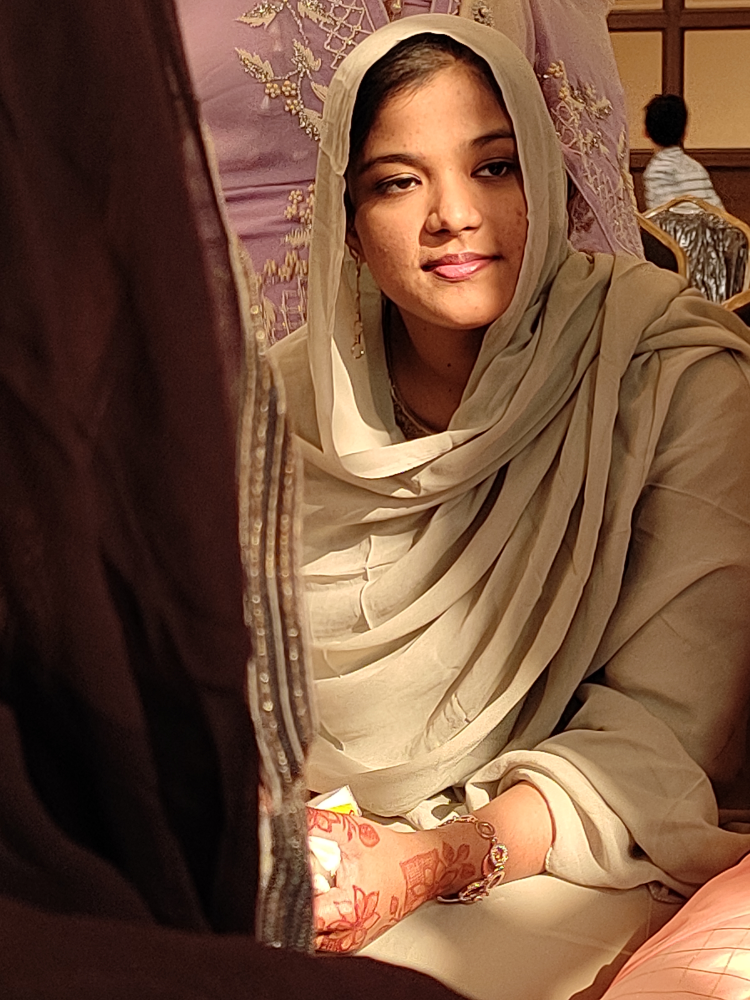
#> input picture backend/uploads/ADJH6543.JPEG, 3000 x 4000 px (shown at 1/4 size)
$ python -i face_detector_v2.py   (imports and definitions only)
#> lines starting #> are read from the running program, lines starting #| are printed output that depends on the picture; after the words box and inside, x2 and y2 are one past the last pixel; in counts of white or black regions, pixels touching at a corner belong together
"""
face_detector_v2.py — Multi-region skin sampling with quality validation
Uses Haar Cascade for face detection (no MediaPipe dependency)
"""

import cv2
import numpy as np


class FaceDetector:
    def __init__(self):
        # Use Haar Cascade for face detection (no MediaPipe dependency)
        self.face_cascade = cv2.CascadeClassifier(
            cv2.data.haarcascades + 'haarcascade_frontalface_default.xml'
        )

        # Region indices for facial landmarks (using ratios instead of MediaPipe)
        self.region_ratios = {
            "left_cheek": (0.15, 0.50, 0.30, 0.30),   # x, y, w, h ratios
            "right_cheek": (0.55, 0.50, 0.30, 0.30),
            "jawline_left": (0.05, 0.65, 0.20, 0.20),
            "jawline_right": (0.75, 0.65, 0.20, 0.20),
            "chin": (0.35, 0.80, 0.30, 0.15),
            "forehead": (0.15, 0.10, 0.70, 0.30),
        }

        # Weights for weighted average (cheeks + jawline focused)
        self.weights = {
            "left_cheek": 0.30,
            "right_cheek": 0.30,
            "jawline_left": 0.15,
            "jawline_right": 0.15,
            "chin": 0.10,
            "forehead": 0.00,  # Excluded from foundation matching
        }

        # Quality thresholds
        self.MIN_BRIGHTNESS = 30
        self.MAX_BRIGHTNESS = 230
        self.MIN_LIGHTNESS = 35
        self.MAX_LIGHTNESS = 225
        self.MAX_LIGHTING_DIFF = 35
        self.MIN_FACE_RATIO = 0.08
        self.MIN_QUALITY_SCORE = 30
        self.MAX_QUALITY_DIFF_WEIGHT = 20

    # [47 lines left out: function detect_face_regions, not called in this run]

    def scan_full_face(self, image):
        """
        Scan the full visible face for stable skin color.

        Returns:
            result, success, error

        result includes:
            - median_skin_color: RGB median after outlier rejection
            - mean_skin_color: RGB mean after outlier rejection
            - std_dev: RGB/LAB standard deviation and a 0-100 uniformity score
            - quality_score: 0-100 score based on valid pixel coverage and uniformity
            - valid_pixel_count / total_face_pixels / face_box for debugging
        """
        if image is None or image.size == 0:
            return None, False, "Invalid image"

        h, w = image.shape[:2]
        gray = cv2.cvtColor(image, cv2.COLOR_BGR2GRAY)
        faces = self.face_cascade.detectMultiScale(gray, 1.1, 5)

        if len(faces) == 0:
            return None, False, "No face detected"

        x, y, fw, fh = max(faces, key=lambda f: f[2] * f[3])
        face_box = (int(x), int(y), int(fw), int(fh))

        face_mask = self._build_full_face_skin_mask(image, face_box)
        total_face_pixels = int(np.count_nonzero(face_mask))

        if total_face_pixels == 0:
            return None, False, "Could not isolate face skin area"

        lab = cv2.cvtColor(image, cv2.COLOR_BGR2LAB)
        rgb = cv2.cvtColor(image, cv2.COLOR_BGR2RGB)

        L = lab[:, :, 0]

        # Hard L* rejection removes deep shadows and blown highlights.
        valid_mask = face_mask & (L >= 30) & (L <= 230)

        lab_pixels = lab[valid_mask].astype(np.float32)
        rgb_pixels = rgb[valid_mask].astype(np.float32)

        if len(lab_pixels) < 100:
            return None, False, "Not enough valid skin pixels after masking"

        # Percentile trimming removes color casts, shadows, and saturated spots.
        keep = np.ones(len(lab_pixels), dtype=bool)
        for channel in range(3):
            low, high = np.percentile(lab_pixels[:, channel], [10, 90])
            keep &= (lab_pixels[:, channel] >= low) & (lab_pixels[:, channel] <= high)

        lab_pixels = lab_pixels[keep]
        rgb_pixels = rgb_pixels[keep]

        if len(lab_pixels) < 100:
            return None, False, "Not enough valid skin pixels after percentile filtering"

        # Standard deviation filtering in LAB removes remaining outliers.
        mean_lab = np.mean(lab_pixels, axis=0)
        std_lab = np.std(lab_pixels, axis=0)
        safe_std_lab = np.where(std_lab < 1.0, 1.0, std_lab)
        z_scores = np.abs((lab_pixels - mean_lab) / safe_std_lab)
        keep = np.all(z_scores <= 2.0, axis=1)

        filtered_lab = lab_pixels[keep]
        filtered_rgb = rgb_pixels[keep]

        if len(filtered_lab) < 100:
            return None, False, "Not enough valid skin pixels after outlier removal"

        median_rgb = np.median(filtered_rgb, axis=0)
        mean_rgb = np.mean(filtered_rgb, axis=0)
        std_rgb = np.std(filtered_rgb, axis=0)
        median_lab = np.median(filtered_lab, axis=0)
        mean_lab = np.mean(filtered_lab, axis=0)
        std_lab = np.std(filtered_lab, axis=0)

        valid_pixel_count = int(len(filtered_rgb))
        coverage_ratio = valid_pixel_count / max(total_face_pixels, 1)

        # Lower color spread means more even skin sampling.
        chroma_spread = float(np.mean(std_lab[1:]))
        lightness_spread = float(std_lab[0])
        uniformity_score = 100 - ((lightness_spread * 1.2) + (chroma_spread * 2.0))
        uniformity_score = int(max(0, min(100, round(uniformity_score))))

        coverage_score = min(100, coverage_ratio * 180)
        pixel_score = min(100, valid_pixel_count / 150.0)
        quality_score = int(round(
            (coverage_score * 0.45) + (pixel_score * 0.25) + (uniformity_score * 0.30)
        ))
        quality_score = max(0, min(100, quality_score))

        result = {
            "median_skin_color": {
                "rgb": np.clip(median_rgb, 0, 255).round(2).tolist(),
                "lab": np.clip(median_lab, 0, 255).round(2).tolist(),
            },
            "mean_skin_color": {
                "rgb": np.clip(mean_rgb, 0, 255).round(2).tolist(),
                "lab": np.clip(mean_lab, 0, 255).round(2).tolist(),
            },
            "std_dev": {
                "rgb": std_rgb.round(2).tolist(),
                "lab": std_lab.round(2).tolist(),
                "skin_uniformity_score": uniformity_score,
            },
            "quality_score": quality_score,
            "valid_pixel_count": valid_pixel_count,
            "total_face_pixels": total_face_pixels,
            "coverage_ratio": round(float(coverage_ratio), 4),
            "face_box": {
                "x": int(x),
                "y": int(y),
                "w": int(fw),
                "h": int(fh),
            },
            "method": "full_face_lab_outlier_scan",
        }

        return result, True, None

    def _build_full_face_skin_mask(self, image, face_box):
        """Build a full-face mask while excluding common non-skin features."""
        h, w = image.shape[:2]
        x, y, fw, fh = face_box

        mask = np.zeros((h, w), dtype=np.uint8)

        center = (int(x + fw * 0.50), int(y + fh * 0.53))
        axes = (int(fw * 0.43), int(fh * 0.50))
        cv2.ellipse(mask, center, axes, 0, 0, 360, 255, -1)

        # Remove hair-prone upper face band.
        self._clear_rect(mask, x + fw * 0.05, y, fw * 0.90, fh * 0.18)

        # Remove eyebrows and eyes.
        self._clear_rect(mask, x + fw * 0.16, y + fh * 0.23, fw * 0.27, fh * 0.16)
        self._clear_rect(mask, x + fw * 0.57, y + fh * 0.23, fw * 0.27, fh * 0.16)
        self._clear_rect(mask, x + fw * 0.12, y + fh * 0.31, fw * 0.32, fh * 0.15)
        self._clear_rect(mask, x + fw * 0.56, y + fh * 0.31, fw * 0.32, fh * 0.15)

        # Remove lips and moustache/shadow-prone area around the mouth.
        self._clear_rect(mask, x + fw * 0.28, y + fh * 0.63, fw * 0.44, fh * 0.18)

        # Remove outer edge where background, ears, sideburns, and hair leak in.
        self._clear_rect(mask, x, y, fw * 0.10, fh)
        self._clear_rect(mask, x + fw * 0.90, y, fw * 0.10, fh)

        skin_color_mask = self._skin_color_mask(image)
        mask = cv2.bitwise_and(mask, skin_color_mask)

        kernel = np.ones((5, 5), np.uint8)
        mask = cv2.morphologyEx(mask, cv2.MORPH_OPEN, kernel)
        mask = cv2.morphologyEx(mask, cv2.MORPH_CLOSE, kernel)

        return mask.astype(bool)

    def _skin_color_mask(self, image):
        """Broad skin-color mask used only after the face geometry mask."""
        ycrcb = cv2.cvtColor(image, cv2.COLOR_BGR2YCrCb)
        hsv = cv2.cvtColor(image, cv2.COLOR_BGR2HSV)

        Y, Cr, Cb = cv2.split(ycrcb)
        H, S, V = cv2.split(hsv)

        ycrcb_mask = (
            (Y > 35) & (Y < 245) &
            (Cr > 130) & (Cr < 180) &
            (Cb > 75) & (Cb < 145)
        )

        hsv_mask = (
            (H < 35) &
            (S > 10) & (S < 180) &
            (V > 35) & (V < 245)
        )

        return ((ycrcb_mask | hsv_mask).astype(np.uint8)) * 255

    def _clear_rect(self, mask, x, y, width, height):
        """Clear a rectangle from a uint8 mask with image-boundary clamping."""
        h, w = mask.shape[:2]
        x1 = max(0, int(round(x)))
        y1 = max(0, int(round(y)))
        x2 = min(w, int(round(x + width)))
        y2 = min(h, int(round(y + height)))

        if x2 > x1 and y2 > y1:
            mask[y1:y2, x1:x2] = 0

    # [253 lines left out: functions _extract_region, get_average_skin_color, _calculate_quality_score, _get_quality_label, validate_image, get_face_landmarks and 1 more, not called in this run]

>>> import cv2
>>> picture = cv2.imread('uploads/ADJH6543.JPEG')
#> picture is the input picture: shape (4000, 3000, 3); mean B, G, R 59.2, 81.5, 116.8
>>> result = FaceDetector().scan_full_face(picture)
#> in scan_full_face, `gray = cv2.cvtColor(image, cv2.COLOR_BGR2GRAY)`:
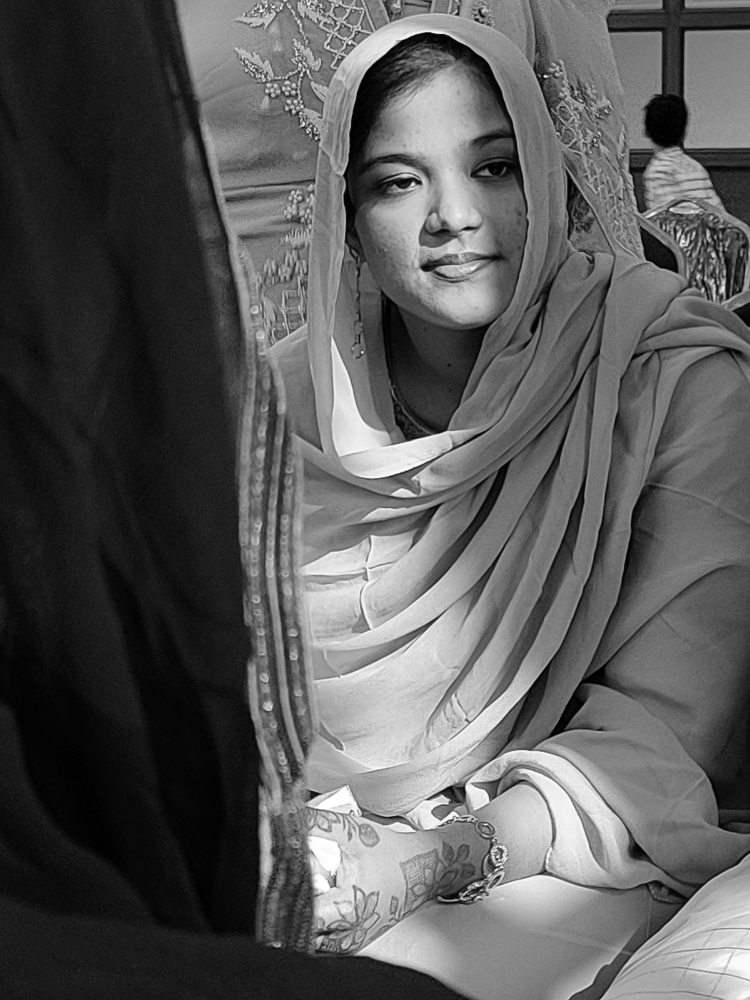
#> gray: shape (4000, 3000) (shown at 1/4 size); min 0, max 255, mean 89.5
#> in scan_full_face, `faces = self.face_cascade.detectMultiScale(gray, 1.1, 5)`: faces = [[2144, 141, 29, 29], [1617, 3609, 29, 29], [2145, 31, 42, 42], [965, 1226, 40, 40], [1105, 3042, 55, 55], [956, 1991, 52, 52], [1007, 2429, 57, 57], [2810, 1012, 61, 61], [1122, 2056, 54, 54], [1116, 3194, 60, 60], [957, 1452, 73, 73], [1361, 379, 850, 850]]
#> in scan_full_face, `x, y, fw, fh = max(faces, key=lambda f: f[2] * f[3])`: x = 1361; y = 379; fw = 850
#> in scan_full_face, `face_box = (int(x), int(y), int(fw), int(fh))`: face_box = (1361, 379, 850, 850)
#> in _build_full_face_skin_mask, `x, y, fw, fh = face_box`: x = 1361; y = 379; fw = 850
#> in _build_full_face_skin_mask, `center = (int(x + fw * 0.50), int(y + fh * 0.53))`: center = (1786, 829)
#> in _build_full_face_skin_mask, `axes = (int(fw * 0.43), int(fh * 0.50))`: axes = (365, 425)
#> in _build_full_face_skin_mask, `cv2.ellipse(mask, center, axes, 0, 0, 360, 255, -1)`:
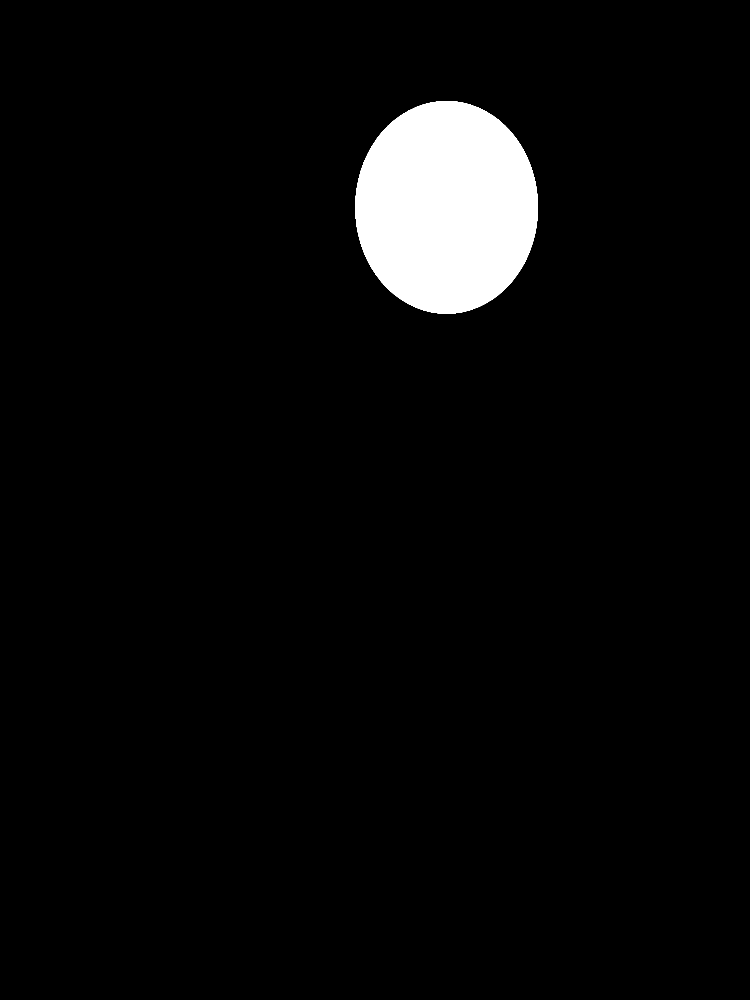
#> mask: shape (4000, 3000) (shown at 1/4 size); 4.1% white; 1 white region, box (x1, y1, x2, y2) and area: (1421, 404, 2152, 1255) 487999
#> in _clear_rect, `y1 = max(0, int(round(y)))`: y1 = 379
#> in _clear_rect, `y2 = min(h, int(round(y + height)))`: y2 = 532
#> in _skin_color_mask, `H, S, V = cv2.split(hsv)`:
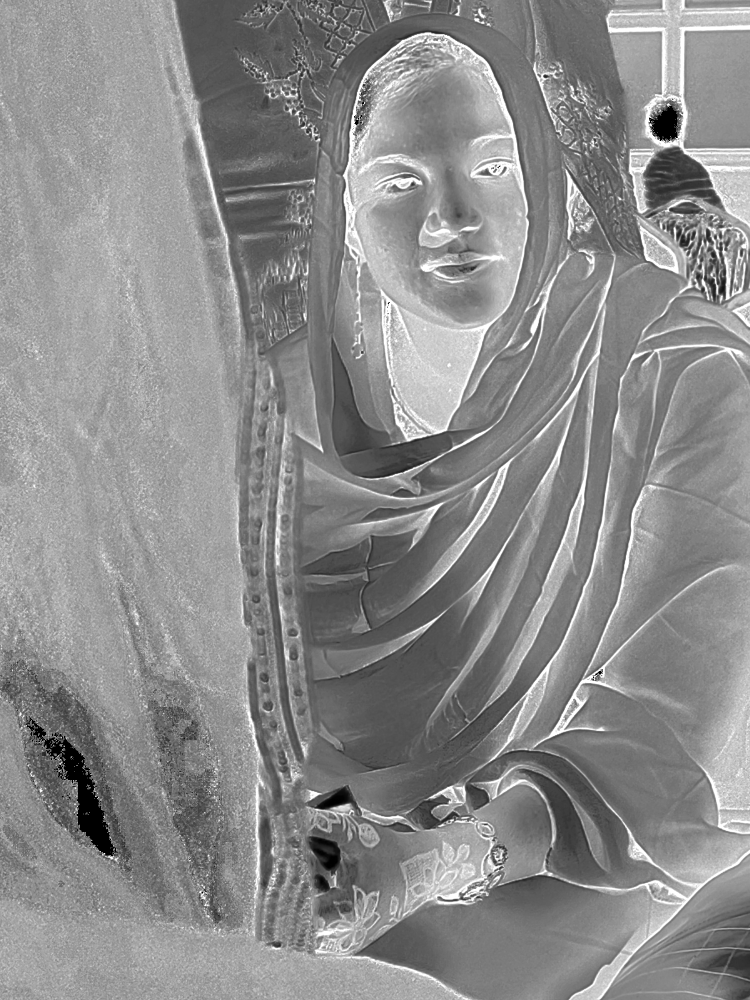
#> S: shape (4000, 3000) (shown at 1/4 size); min 0, max 255, mean 139.2
#> in _skin_color_mask, `H, S, V = cv2.split(hsv)`:
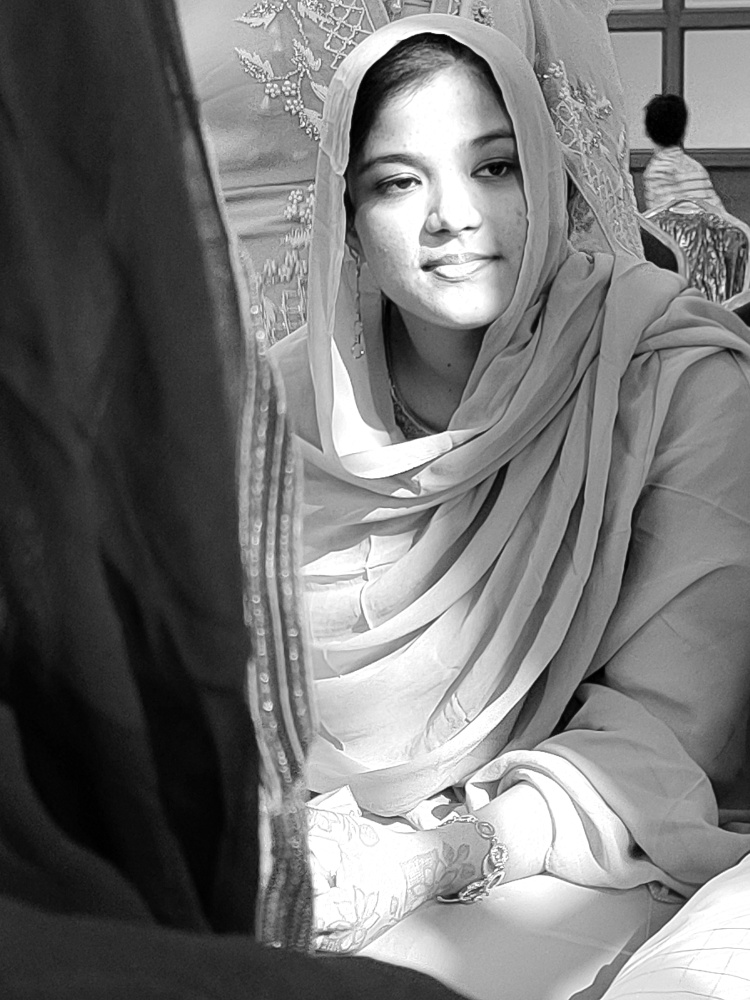
#> V: shape (4000, 3000) (shown at 1/4 size); min 0, max 255, mean 116.8
#> in _skin_color_mask, `return ((ycrcb_mask | hsv_mask).astype(np.uint8)) * 255`:
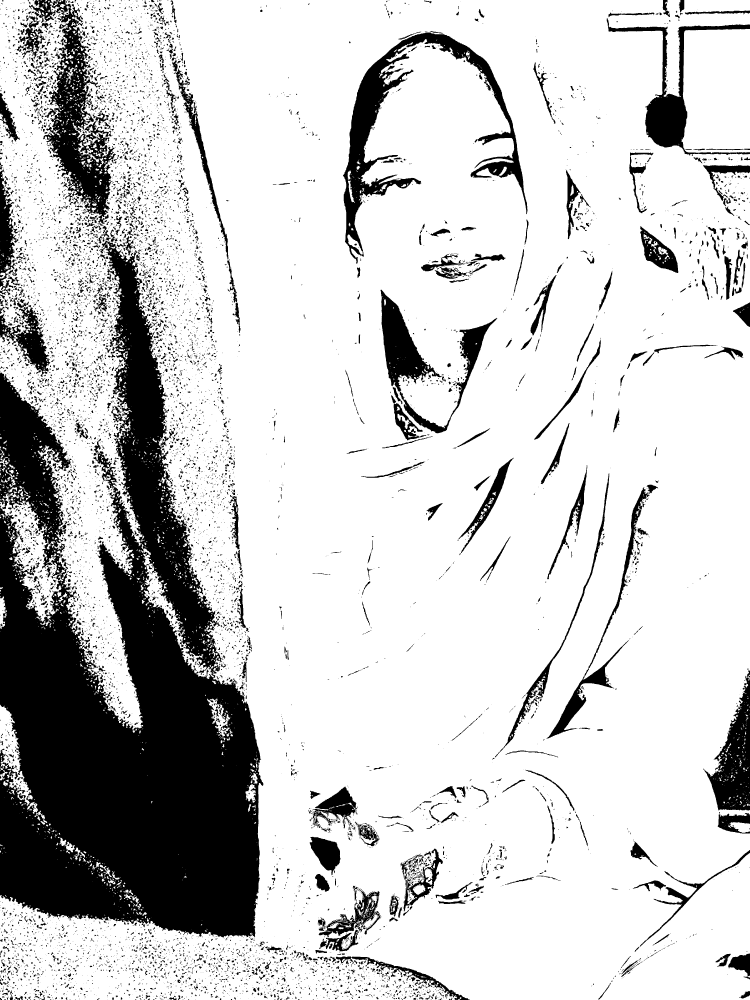
#> returned value: shape (4000, 3000) (shown at 1/4 size); 79.8% white; 12778 black regions (9584 under 20 px), largest, box (x1, y1, x2, y2) and area: (0, 963, 1054, 3749) 1396524, (1372, 130, 2110, 1055) 106930, (0, 1491, 284, 2320) 103542
#> in _build_full_face_skin_mask, `mask = cv2.bitwise_and(mask, skin_color_mask)`:
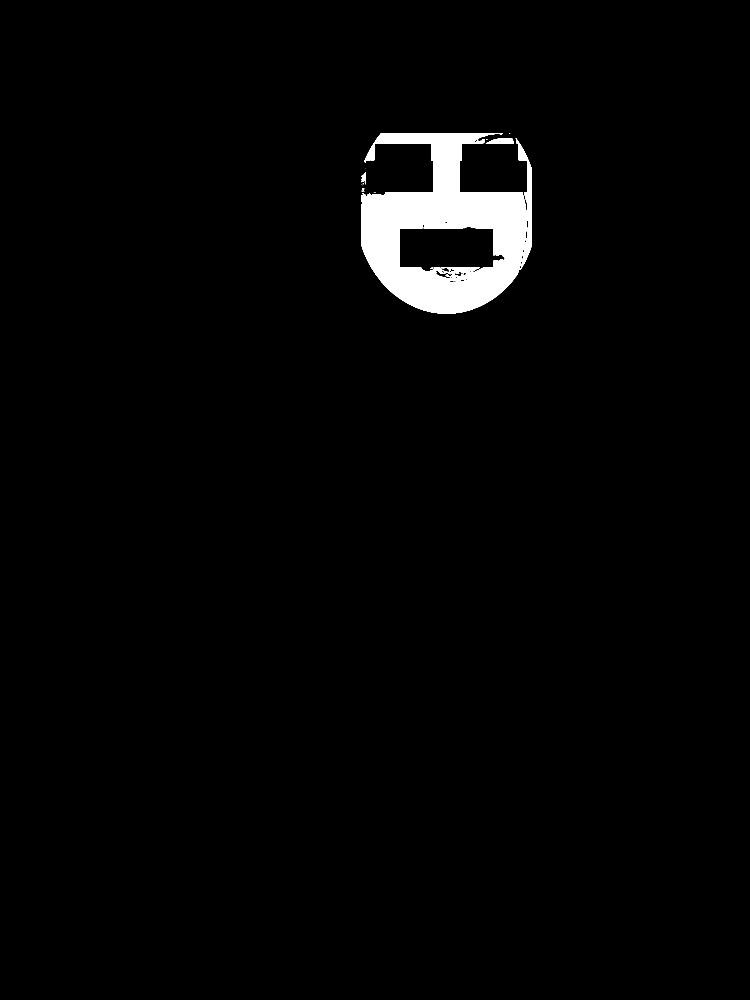
#> mask: shape (4000, 3000) (shown at 1/4 size); 2.2% white; 23 white regions (17 under 20 px), largest, box (x1, y1, x2, y2) and area: (1446, 532, 2126, 1255) 258303, (1943, 552, 2055, 574) 1839, (1446, 688, 1463, 737) 477, (1447, 753, 1457, 767) 71, (1722, 1069, 1734, 1075) 36, (1795, 1077, 1803, 1082) 32
#> in scan_full_face, `total_face_pixels = int(np.count_nonzero(face_mask))`: total_face_pixels = 260442
#> the loop in scan_full_face, `for channel in range(3):` made 3 passes
#> (low, high) on passes 1 to 3: (82, 206), (145, 158), (156, 167)
#> in scan_full_face, `mean_lab = np.mean(lab_pixels, axis=0)`: mean_lab = [145.6, 153.8, 163.6]
#> in scan_full_face, `std_lab = np.std(lab_pixels, axis=0)`: std_lab = [41.27, 2.99, 2.81]
#> in scan_full_face, `median_rgb = np.median(filtered_rgb, axis=0)`: median_rgb = [195, 116, 72]
#> in scan_full_face, `mean_rgb = np.mean(filtered_rgb, axis=0)`: mean_rgb = [194, 117.9, 75.87]
#> in scan_full_face, `std_rgb = np.std(filtered_rgb, axis=0)`: std_rgb = [43.81, 41.77, 34.1]
#> in scan_full_face, `median_lab = np.median(filtered_lab, axis=0)`: median_lab = [144, 155, 164]
#> in scan_full_face, `mean_lab = np.mean(filtered_lab, axis=0)`: mean_lab = [144.7, 154, 163.7]
#> in scan_full_face, `std_lab = np.std(filtered_lab, axis=0)`: std_lab = [40.1, 2.74, 2.67]
#> in scan_full_face, `valid_pixel_count = int(len(filtered_rgb))`: valid_pixel_count = 156504
#> in scan_full_face, `coverage_ratio = valid_pixel_count / max(total_face_pixels, 1)`: coverage_ratio = 0.601
#> in scan_full_face, `chroma_spread = float(np.mean(std_lab[1:]))`: chroma_spread = 2.71
#> in scan_full_face, `lightness_spread = float(std_lab[0])`: lightness_spread = 40.1
#> in scan_full_face, `uniformity_score = 100 - ((lightness_spread * 1.2) + (chroma_spread * ..`: uniformity_score = 46.46
#> in scan_full_face, `uniformity_score = int(max(0, min(100, round(uniformity_score))))`: uniformity_score = 46
#> in scan_full_face, `coverage_score = min(100, coverage_ratio * 180)`: coverage_score = 100
#> in scan_full_face, `quality_score = int(round( (coverage_score * 0.45) + (pixel_score * 0...`: quality_score = 84
